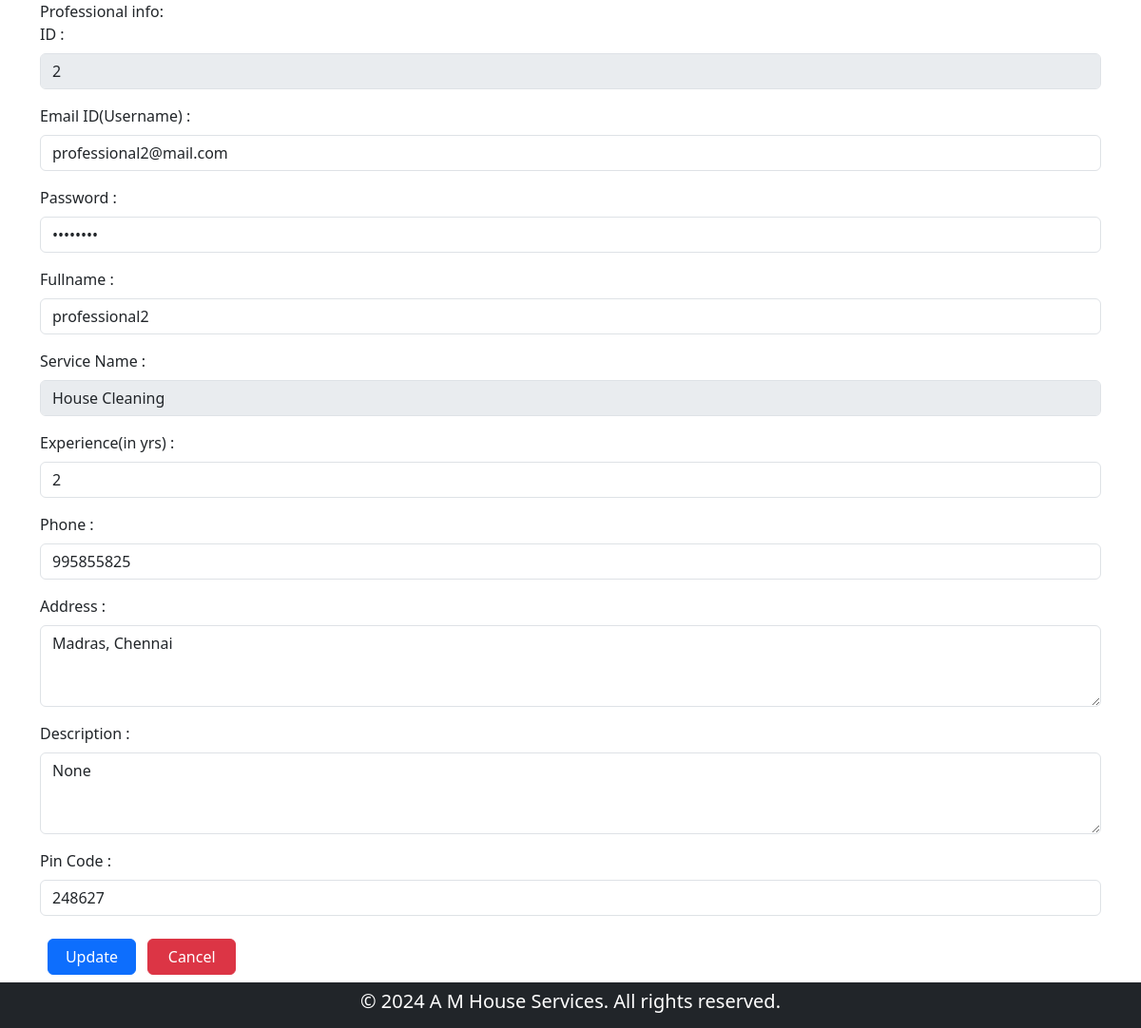
The page /view/professional/profile/2 on the database its author committed.
### backened/modals.py (models this page shows)
class Professional(db.Model):
    __tablename__ = "professional"
    id = db.Column(db.Integer, primary_key=True)
    email = db.Column(db.String(120), unique=True, nullable=False)
    password = db.Column(db.String(120), nullable=False)
    name = db.Column(db.String(120), nullable=False)
    phone = db.Column(db.Integer, nullable=False)
    address = db.Column(db.String(200), nullable=False)
    pincode = db.Column(db.Integer, nullable=False)
    date_created = db.Column(db.DateTime, default=datetime.now,nullable=False)
    description = db.Column(db.Text, nullable=True)
    service_type = db.Column(db.String(120), nullable=False)
    experience = db.Column(db.Integer, nullable=False)
    file_path = db.Column(db.String(255), nullable=False)
    status = db.Column(db.String(30), default="pending",nullable=False)
    service_requests = db.relationship(
        "ServiceRequest",
        backref="professional",
        lazy=True,
        cascade="all, delete-orphan",
    )

### backened/controller.py (the view, shortened to what this page needs)
@app.route("/view/<user>/profile/<id>", methods=["GET", "POST"])
def update_profile(user, id):
    if user == "customer":
        cust = Customer.query.get_or_404(id)
        if request.method == "POST":
            cust.name = request.form["name"]
            cust.email = request.form["email"]
            cust.password = request.form["pwd"]
            cust.address = request.form["address"]
            cust.pincode = request.form["pin"]
            db.session.commit()
            return redirect(url_for("customerDashboard", user=cust.name))
        return render_template("profile_info.html", customer=cust, user="customer")
    else:
        prof = Professional.query.get_or_404(id)
        return render_template(
            "profile_info.html", professional=prof, user="professional"
        )

### templates/profile_info.html (shortened to what this page needs)
{% extends 'layout.html' %}
{% block content %}
{% if user == 'customer' %}
<div class="container-fluid bg-warning" id="home">
    <div class="d-flex justify-content-center">
        <a href="{{ url_for('home') }}" class="text-decoration-none fw-bold fs-4 text-black ">House Services </a>
    </div>
</div>
<nav class="navbar navbar-expand-lg bg-primary">
    <div class="container-xxl">
        <div class="navbar-brand ms-3">
            <a href="{{ url_for('customerDashboard', user = customer.name) }}" class="text-decoration-none text-white">Welcome <strong>
                {{customer.name}}
            </strong></a>
        </div>
            <button class="navbar-toggler bg-white" type="button" data-bs-toggle="collapse" data-bs-target="#navbarNav" aria-controls="navbarNav" aria-expanded="false" aria-label="Toggle navigation">
                <span class="navbar-toggler-icon"></span>
            </button>
            <div class="collapse navbar-collapse row" id="navbarNav">
                <ul class="navbar-nav ms-5 col">
                    <li class="nav-item ">
                    <a class="nav-link text-white" aria-current="page" href="{{ url_for('customerDashboard',user=customer.name) }}">Home</a>
                    </li>
                    <li class="nav-item ">
                        <a class="nav-link text-white" aria-current="page" href="#summary">Summary</a>
                    </li>
                    <li class="nav-item ">
                        <a class="nav-link text-white" aria-current="page" href="{{ url_for('logout') }}">Logout</a>
                    </li>
                    <li class="nav-item">
                        <a class="nav-link text-white" aria-current="page" href="{{ url_for('search' ) }}">Search</a>
                    </li>
                </ul>
            </div>
    </div>
</nav>
<div class="profile-form container">
    <h2>Profile</h2>
    <form action="{{ url_for('update_profile',user='customer',id=customer.id)}}" method="post">
        <div class="mb-3">
            <label for="id" class="form-label">ID:</label>
            <input type="text" class="form-control" name="id" id="id" value="{{ customer.id }}" disabled>
        </div>
        <div class="mb-3">
            <label for="email" class="form-label">Email ID(Username) :</label>
            <input type="email" class="form-control" name="email" id="email" value="{{ customer.email }}" required>
        </div>
        <div class="mb-3">
            <label for="password" class="form-label">Password :</label>
            <input type="password" class="form-control" name="pwd" id="password" value="{{ customer.password }}" required>
        </div>
        <div class="mb-3">
            <label for="fullname" class="form-label">Fullname :</label>
            <input type="text" class="form-control" name="name" id="fullname" value="{{ customer.name }}" required>
        </div>
        <div class="mb-3">
            <label for="address" class="form-label">Address :</label>
            <textarea class="form-control" id="address" name="address" rows="3" required>{{ customer.address }}</textarea>
        </div>
        <div class="mb-3">
            <label for="pincode" class="form-label">Pin Code :</label>
            <input type="text" class="form-control" name="pin" id="pincode" value="{{ customer.pincode }}" required>
        </div>
        <div class="conatiner row-2">
            <button type="submit" class="btn btn-primary m-2 col-1">Update</button>
            <a href="{{ url_for('customerDashboard',user = customer.name) }}" class="text-decoration-none col-1 btn btn-danger">Cancel</a>
        </div>
    </form>
</div>
{% else %}
<div class="container">
    <div class="title">Professional info:</div>
    <form action="{{ url_for('update_profile', user = 'professional', id= professional.id) }}" method="post" enctype="multipart/form-data">
        <div class="mb-3">
            <label for="id" class="form-label">ID :</label>
            <input type="id" class="form-control" name="id" id="id" value="{{ professional.id }}" disabled>
        </div>
        <div class="mb-3">
            <label for="email" class="form-label">Email ID(Username) :</label>
            <input type="email" class="form-control" name="email" id="email" value="{{ professional.email }}" required>
        </div>
        <div class="mb-3">
            <label for="password" class="form-label">Password :</label>
            <input type="password" class="form-control" name="pwd" id="password" value="{{ professional.password }}" required>
        </div>
        <div class="mb-3">
            <label for="fullname" class="form-label">Fullname :</label>
            <input type="text" class="form-control" name="name" value="{{ professional.name }}" id="fullname" required>
        </div>
        <div class="mb-3">
            <label for="service" class="form-label">Service Name :</label>
            <input type="text" class="form-control" name="service" value="{{ professional.service_type }}" id="service" disabled>
        </div>
        <div class="mb-3">
            <label for="experience" class="form-label">Experience(in yrs) :</label>
            <input type="number" class="form-control" name="exp" id="experience" value="{{ professional.experience }}" required>
        </div>
        <div class="mb-3">
            <label for="phone" class="form-label">Phone :</label>
            <input type="text" class="form-control" name="phone" id="phone" value="{{ professional.phone }}" required>
        </div>
        <div class="mb-3">
            <label for="address" class="form-label">Address :</label>
            <textarea class="form-control" name="address" id="address" rows="3" required>{{ professional.address }}</textarea>
        </div>
        <div class="mb-3">
            <label for="description" class="form-label">Description :</label>
            <textarea class="form-control" name="description" id="description" rows="3" required>{{ professional.description }}</textarea>
        </div>
        <div class="mb-3">
            <label for="pincode" class="form-label">Pin Code :</label>
            <input type="text" class="form-control" name="pincode" id="pincode" value="{{ professional.pincode }}" required>
        </div>
        <div class="conatiner row-2">
            <button type="submit" class="btn btn-primary m-2 col-1">Update</button>
            <a href="{{ url_for('professionalDashboard',id = professional.id) }}" class="text-decoration-none col-1 btn btn-danger">Cancel</a>
        </div>
    </form>
</div>
{% endif %}
{% endblock content %}

### rows shown on the page
Professional: id "2", email "professional2@mail.com", name "professional2", service "House Cleaning", exp "2", phone "995855825", address "Madras, Chennai", description "None", pincode "248627"
